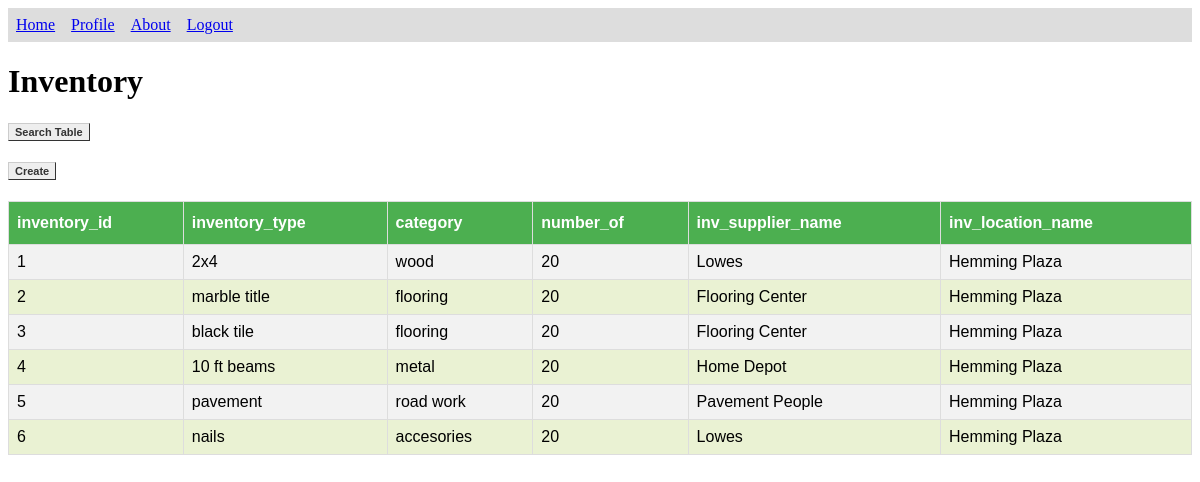
Page /data_manager/views/table_view.php?table=inventory (signed in) on the committed database.
### tables this page shows
CREATE TABLE IF NOT EXISTS inventory (
	inventory_id INT NOT NULL UNIQUE AUTO_INCREMENT,
	inventory_type VARCHAR(40) UNIQUE NOT NULL,
	category VARCHAR(40),
	number_of INT NOT NULL,
	inv_supplier_name VARCHAR(40),
	inv_location_name VARCHAR(40),
	last_updated TIMESTAMP NOT NULL DEFAULT CURRENT_TIMESTAMP ON UPDATE CURRENT_TIMESTAMP,
	PRIMARY KEY (inventory_id, inventory_type)
);

### src/data_manager/data_manager.php (the view, shortened to what this page needs)
<?php
function connect(){
    $config = parse_ini_file("config.ini");
    $servername = $config['servername'];
    $username = $config['username'];
    $password = $config['password'];
    $database = $config['database'];
    $conn = new mysqli($servername, $username, $password, $database);
    return $conn;
}
function search($table_name, $key, $args, $order){
    $admin_rights = $_SESSION["admin"];
    $conn = connect();
    $sql = "SHOW COLUMNS FROM " . $table_name;
    $result = $conn->query($sql);
    $column_array = array();
    echo "<table id='table'>";
    echo "<tr id='headers'>";
    while($row = $result->fetch_assoc()) {
        if ($row['Field'] != 'last_updated') {
            if ($row['Field'] != "user_pass" && $row['Field'] != "admin_rights") {
                array_push($column_array, $row['Field']);
                echo "<th>" . $row['Field'] . "</th>";
            }
            else if ($admin_rights) {
                array_push($column_array, $row['Field']);
                echo "<th>" . $row['Field'] . "</th>";
            }
        }
    }
    echo "</tr>";
    $peices = explode(",", $args);
    $myArgs = "";
    $myArgs = $myArgs . $peices[(sizeof($peices) - 1)];
    $sql = "SELECT * FROM " . $table_name;
    if ($args != '') {
        $sql = $sql . " " . $key . " " . $myArgs;
    }
    $result = $conn->query($sql);
    if ($result->num_rows > 0) {
        while($row = $result->fetch_assoc()) {
            echo "<tr id='row'>";
                for ($i = 0; $i < sizeof($column_array); $i++) {
                    echo "<td>" . $row[$column_array[$i]] . "</td>";
                }
            echo "</tr>";
        }
        echo "</table>";
    } else {
        echo "0 results";
    }
}
?>

### src/styles/website.css (style rules this page uses)
#table { font-family: "Trebuchet MS", Arial, Helvetica, sans-serif; border-collapse: collapse; width: 100%; }
#table td, #table th { border: 1px solid #ddd; padding: 8px; }
#table tr:nth-child(even) { background-color: #f2f2f2; }
#table th { padding-top: 12px; padding-bottom: 12px; text-align: left; background-color: #4CAF50; color: white; }
td { cursor: pointer; }
tr:nth-child(odd) { background-color: #EAF2D3; }
tr:nth-child(even) { background-color: #A7C942; }

### rows in the picture
inventory: inventory "1", inventory_type "2x4", category "wood", number_of "20", inv_supplier_name "Lowes", inv_location_name "Hemming Plaza"
inventory: inventory "2", inventory_type "marble title", category "flooring", number_of "20", inv_supplier_name "Flooring Center", inv_location_name "Hemming Plaza"
inventory: inventory "3", inventory_type "black tile", category "flooring", number_of "20", inv_supplier_name "Flooring Center", inv_location_name "Hemming Plaza"
inventory: inventory "4", inventory_type "10 ft beams", category "metal", number_of "20", inv_supplier_name "Home Depot", inv_location_name "Hemming Plaza"
inventory: inventory "5", inventory_type "pavement", category "road work", number_of "20", inv_supplier_name "Pavement People", inv_location_name "Hemming Plaza"
inventory: inventory "6", inventory_type "nails", category "accesories", number_of "20", inv_supplier_name "Lowes", inv_location_name "Hemming Plaza"

### other values in the picture
$table_name "Inventory"
$row['Field'] "inventory_id"
$row['Field'] "inventory_type"
$row['Field'] "category"
$row['Field'] "number_of"
$row['Field'] "inv_supplier_name"
$row['Field'] "inv_location_name"
